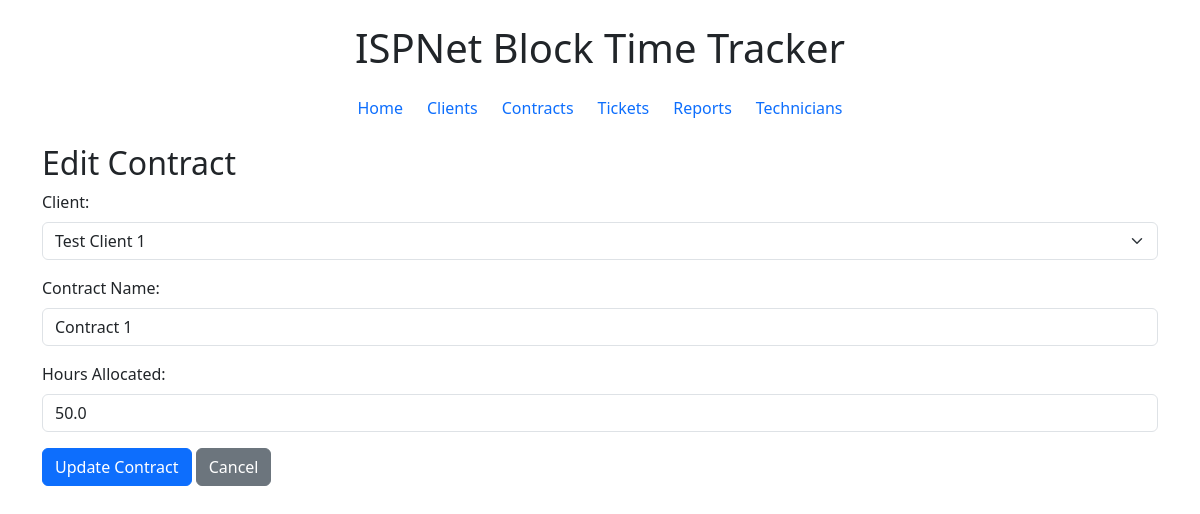
The app's page /contracts/1/edit with its own data.
### models.py (models this page shows, shortened)
class Contract(Base):
    __tablename__ = "contracts"
    id = Column(Integer, primary_key=True)
    name = Column(String, nullable=False)
    hours_allocated = Column(Float, nullable=False)
    client_id = Column(Integer, ForeignKey("clients.id"))
    client = relationship("Client", back_populates="contracts")
    tickets = relationship("Ticket", back_populates="contract")

class Client(Base):
    __tablename__ = "clients"
    id = Column(Integer, primary_key=True)
    name = Column(String, nullable=False)
    contact_name = Column(String)
    email = Column(String)
    phone = Column(String)
    address = Column(String)
    contracts = relationship("Contract", back_populates="client")

### main.py (the view)
@app.get("/contracts/{contract_id}/edit", response_class=HTMLResponse)
def edit_contract_form(request: Request, contract_id: int):
    db = SessionLocal()
    contract = db.query(Contract).get(contract_id)
    clients = get_all_clients()
    db.close()
    if not contract:
        return HTMLResponse("Contract not found", status_code=404)
    return templates.TemplateResponse("edit_contract.html", {
        "request": request,
        "contract": contract,
        "clients": clients
    })

### templates/edit_contract.html
{% extends "base.html" %}
{% block content %}
<h2>Edit Contract</h2>
<form method="post" action="/contracts/{{ contract.id }}/edit">
  <div class="mb-3">
    <label for="client_id" class="form-label">Client:</label>
    <select class="form-select" name="client_id" id="client_id" required>
      {% for client in clients %}
        <option value="{{ client.id }}" {% if client.id == contract.client_id %}selected{% endif %}>
          {{ client.name }}
        </option>
      {% endfor %}
    </select>
  </div>
  <div class="mb-3">
    <label for="name" class="form-label">Contract Name:</label>
    <input class="form-control" type="text" name="name" id="name" value="{{ contract.name }}" required>
  </div>
  <div class="mb-3">
    <label for="total_hours" class="form-label">Hours Allocated:</label>
    <input class="form-control" type="number" step="0.1" name="total_hours" id="total_hours" value="{{ contract.hours_allocated }}" required>
  </div>
  <button class="btn btn-primary" type="submit">Update Contract</button>
  <a class="btn btn-secondary" href="/contracts">Cancel</a>
</form>
{% endblock %}

### records on screen
Contract: client_id "Test Client 1", name "Contract 1", total_hours "50.0"
